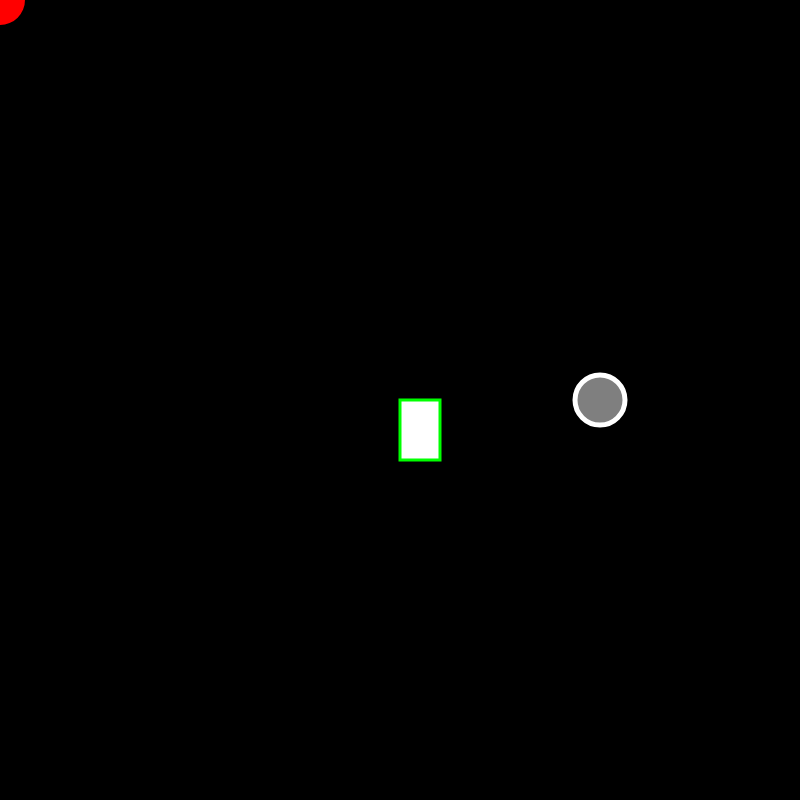
Frame 1 (no input)
Frame 60 (no input): identical to frame 1, image omitted
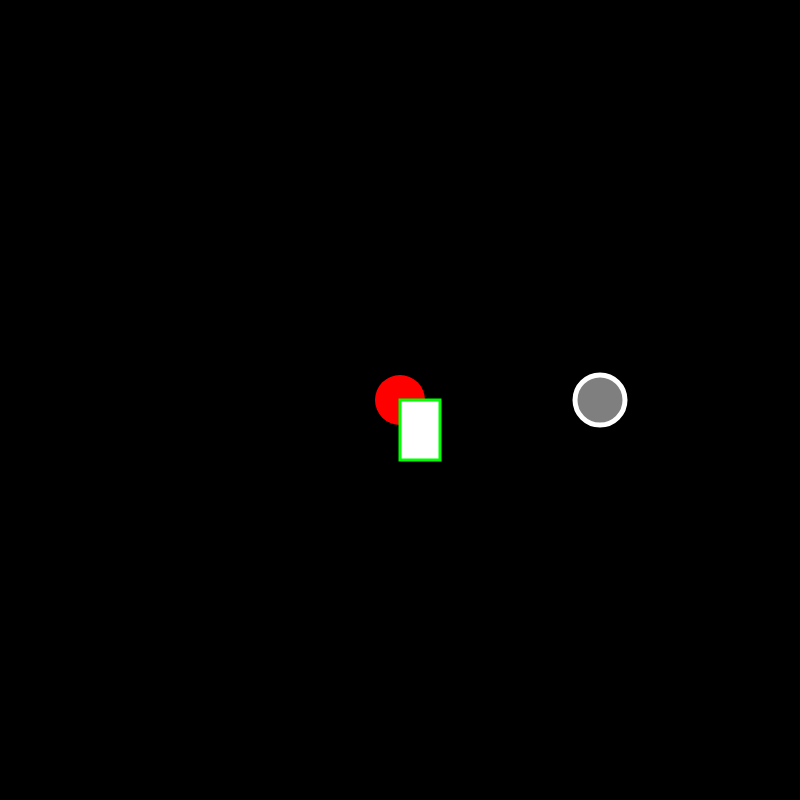
Frame 120 (the mouse pressed at the canvas centre since frame 60)

The p5.js sketch that drew these frames (run headless with seeded random() and noise() and a simulated clock; from frame 60 on, the mouse is pressed at the canvas centre):

// p5.js sketch
// ── sketch.js
function setup() {
  createCanvas(800, 800);
  background(255, 127, 30);
}

function draw() {
  // put drawing code here
  background(0);
  fill(255, 0, 0);
  noStroke();
  ellipse(mouseX, mouseY, 50, 50);

  fill(255);
  stroke(0, 255, 0);
  strokeWeight(3);
  rect(width/2, height/2, 40, 60);


  fill(127);
  stroke(255);
  strokeWeight(5);
  ellipse(width/2 + 200, height/2, 50, 50);
}
